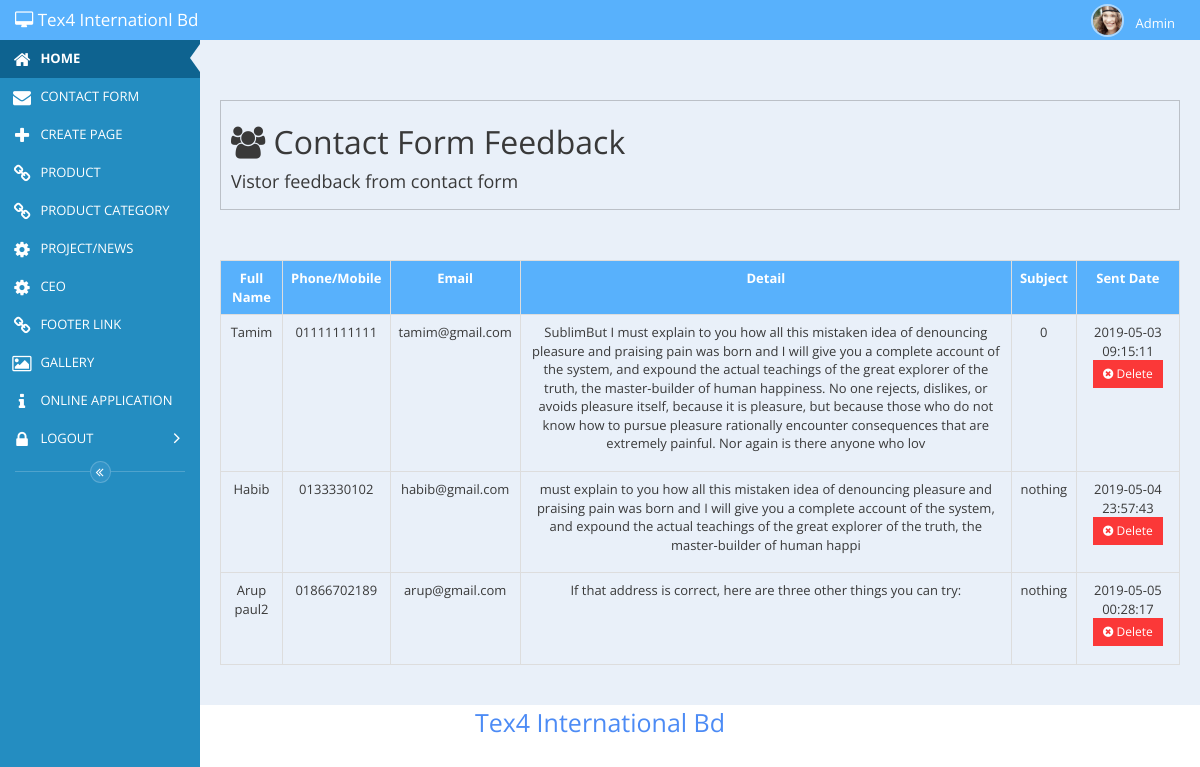
Page /admin-7/admin/message.php on the committed database.
### tables this page shows
CREATE TABLE `message` (
  `id` int(11) NOT NULL,
  `name` varchar(300) NOT NULL,
  `phone` varchar(300) NOT NULL,
  `email` varchar(300) NOT NULL,
  `message` varchar(500) NOT NULL,
  `subject` varchar(255) NOT NULL,
  `image` varchar(250) NOT NULL,
  `update_date` timestamp NOT NULL DEFAULT CURRENT_TIMESTAMP ON UPDATE CURRENT_TIMESTAMP
);

### admin-7/admin/message.php (the view, shortened to what this page needs)
<?php
	require_once 'head.php';
	require_once 'left_side_nav.php';
?>
<div id="main-content" class="main-content">
		<div class="page-title">
				<h1><i class="fa fa-users"></i> Contact Form Feedback</h1>
				<h4>Vistor feedback from contact form</h4>
		</div>
			<table  class="table table-bordered">
				<tr>
					<th>Full Name</th>
					<th>Phone/Mobile</th>
					<th>Email </th>
					<th>Detail</th>
					<th>Subject</th>
					<th>Sent Date </th>
				</tr>
				<?php
					$message="SELECT * FROM message ORDER BY id DESC";
					if($message1=mysql_query($message)){
						while ($message2=mysql_fetch_assoc($message1)) {
						$id=$message2['id'];
						$name=$message2['name'];
						$phone=$message2['phone'];
						$email=$message2['email'];
						$message=$message2['message'];
						$subject=$message2['subject'];
						$date=$message2['update_date'];
					echo '<tr>
							<td>
									<p> '.$name.'</p>
							</td>
							<td>
								 	<p> '.$phone.'</p>
							</td>
							<td>
									<p> '.$email.'</p>
							</td>
							<td>
								 	<p>'.$message.'</p>
							</td>
							<td>
								 	<p>'.$subject.'</p>
							</td>
							<td>
									<p> '.$date.' <a class="btn btn-sm btn-danger" href="message.php?delete='.$id.'" title="Delete Post"> <i class="fa fa-times-circle "></i> Delete</a></p>
							</td>
						</tr>';
				} }?>
			</table>
</div>
<?php
	require_once 'footer.php';
?>

### admin-7/admin/css/admin_page_style.css (style rules this page uses)
* { margin: 0; padding: 0; }
.main-content { overflow: hidden; }
.main-content .page-title { border:1px solid rgba(0,0,0,0.2); overflow: hidden; padding: 10px; margin:50px 0 ; }
.main-content table td { text-align: center; }
.main-content table th { text-align: center; background: #58B1FC; color: #fff; }

### rows in the picture
message: name "Tamim", phone "01111111111", email "tamim@gmail.com", message "SublimBut I must explain to you how all this mistaken idea of denouncing pleasure and praising pain was born and I will give you a complete account of the system, and expound the actual teachings of the great explorer of the truth, the master-builder of human happiness. No one rejects, dislikes, or avoids pleasure itself, because it is pleasure, but because those who do not know how to pursue pleasure rationally encounter consequences that are extremely painful. Nor again is there anyone who lov", subject "0", update_date "2019-05-03 09:15:11"
message: name "Habib", phone "0133330102", email "habib@gmail.com", message "must explain to you how all this mistaken idea of denouncing pleasure and praising pain was born and I will give you a complete account of the system, and expound the actual teachings of the great explorer of the truth, the master-builder of human happi", subject "nothing", update_date "2019-05-04 23:57:43"
message: name "Arup paul2", phone "01866702189", email "arup@gmail.com", message "If that address is correct, here are three other things you can try:", subject "nothing", update_date "2019-05-05 00:28:17"
